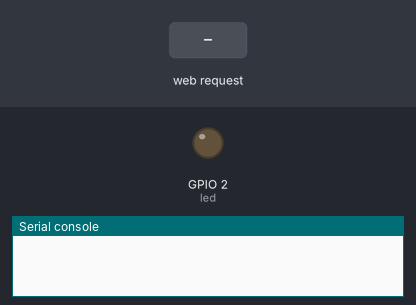
The program below on a simulated ESP32 board running MicroPython. Parts: output pins drawn as LEDs (lit = HIGH), the last lines printed to the serial console. The test bench sets the inputs (shaded band).

Above: at 1.2 s.
1.3 s: HTTP request GET /?led=on received
At 2.3 s:
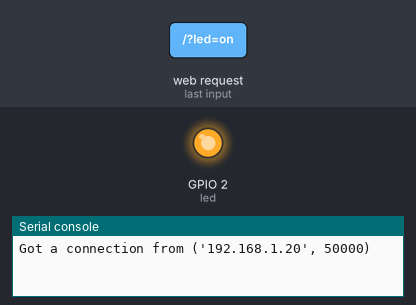
2.8 s: HTTP request GET /?led=off received
At 3.5 s:
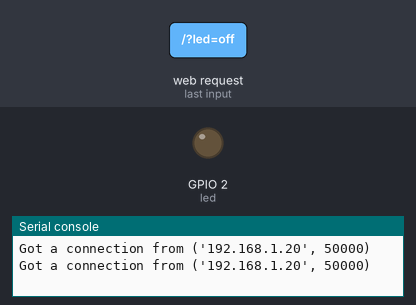
Timing chart, 0 to 5.8 s (numbered marks = the images above; inputs shaded):
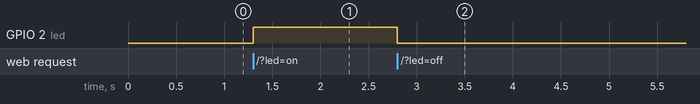

The program:

server.py
```python
import socket
from machine import Pin

led = Pin(2, Pin.OUT)

def web_page():
    if led.value() == 1:
        led_state = "ON"
    else:
        led_state = "OFF"

    html = """<html><head><title>ESP32 Web Server</title></head>
    <body><h1>ESP32 Web Server</h1>
    <p>LED is <strong>{}</strong></p>
    <p><a href="/?led=on"><button>Turn ON</button></a></p>
    <p><a href="/?led=off"><button>Turn OFF</button></a></p>
    </body></html>""".format(led_state)
    return html

s = socket.socket(socket.AF_INET, socket.SOCK_STREAM)
s.bind(('', 80))
s.listen(5)

while True:
    conn, addr = s.accept()
    print('Got a connection from %s' % str(addr))
    request = conn.recv(1024)
    request = str(request)

    if '/?led=on' in request:
        led.value(1)
    if '/?led=off' in request:
        led.value(0)

    response = web_page()
    conn.send('HTTP/1.1 200 OK\n')
    conn.send('Content-Type: text/html\n')
    conn.send('Connection: close\n\n')
    conn.sendall(response)
    conn.close()
```

Measured:
- after the input at 1.3 s, GPIO 2 (led): LOW → HIGH at once
- after the input at 2.8 s, GPIO 2 (led): HIGH → LOW at once
